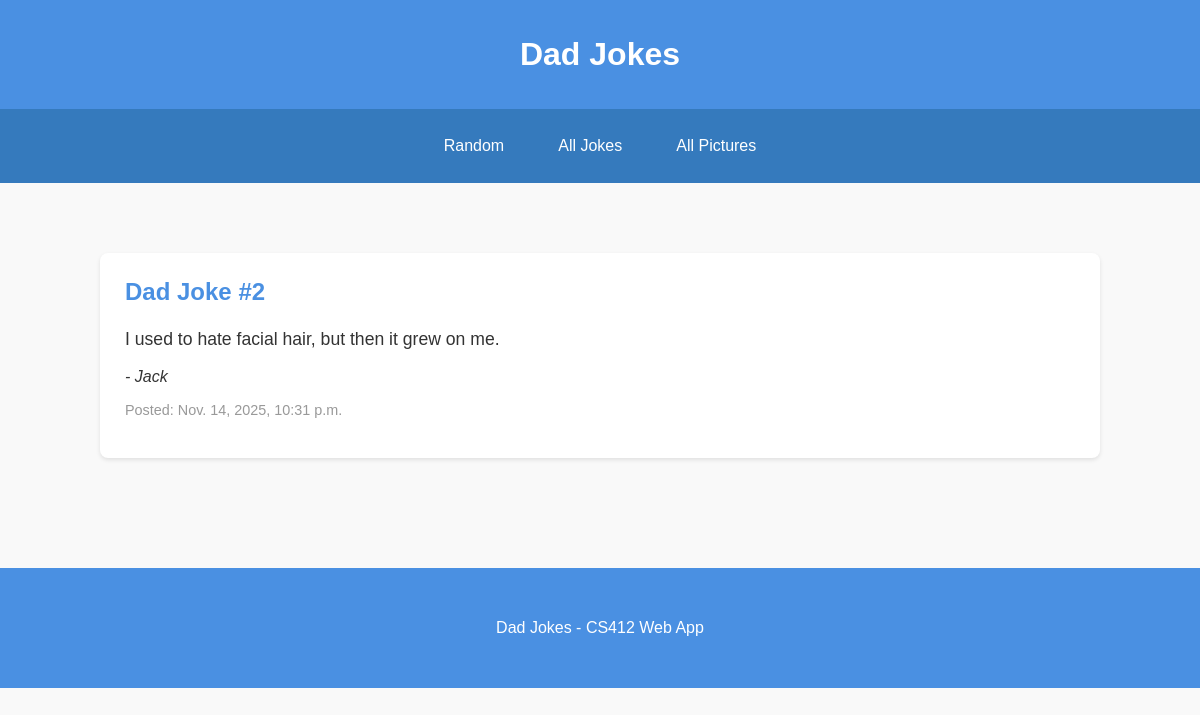
Page /dadjokes/joke/2/ on the committed database.
### dadjokes/models.py (models this page shows, shortened)
class Joke(models.Model):
    text = models.TextField()
    name = models.CharField(max_length=100)
    timestamp = models.DateTimeField(auto_now_add=True)

### dadjokes/views.py (the view)
# urls.py: path('joke/<int:pk>/', views.joke_detail, name='joke_detail'),
def joke_detail(request, pk):
    joke = get_object_or_404(Joke, pk=pk)
    context = {
        'joke': joke,
    }
    return render(request, 'dadjokes/joke_detail.html', context)

### dadjokes/templates/dadjokes/joke_detail.html (shortened to what this page needs)
{% extends 'dadjokes/base.html' %}
{% block content %}
<div class="card">
    <h2>Dad Joke #{{ joke.pk }}</h2>
    <div class="joke-text">
        {{ joke.text }}
    </div>
    <p><em>- {{ joke.name }}</em></p>
    <p style="color: #999; font-size: 0.9em;">Posted: {{ joke.timestamp }}</p>
</div>
{% endblock %}

### dadjokes/templates/dadjokes/base.html (style rules this page uses)
body { font-family: 'Arial', sans-serif; margin: 0; padding: 0; background-color: #f9f9f9; color: #333; }
.card { background: white; border-radius: 8px; padding: 25px; margin: 20px 0; box-shadow: 0 2px 4px rgba(0,0,0,0.1); }
.joke-text { font-size: 1.1em; line-height: 1.5; margin-bottom: 15px; color: #333; }
h2 { color: #4a90e2; margin-top: 0; }

### rows in the picture
Joke: pk "2", text "I used to hate facial hair, but then it grew on me.", name "Jack", timestamp "Nov. 14, 2025, 10:31 p.m."
